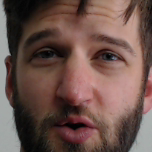
#> input picture Face/images/justin/7.png, 152 x 152 px, found by its file name; the run also reads 1 picture not shown here
$ jupyter execute face.ipynb   (shell and % lines are left out)
#> lines starting #> are read from the running program, lines starting #| are printed output that depends on the picture; after the words box and inside, x2 and y2 are one past the last pixel; in counts of white or black regions, pixels touching at a corner belong together
# Import libraries

[cell 1]
import cv2
import os
import numpy as np
import matplotlib.pyplot as plt

[cell 2]
training_data_folder_path = 'images/'
test_data_folder_path = 'test/'

[cell 3]
random_image = cv2.imread('./7.png')
#> random_image is the input picture: shape (152, 152, 3); mean B, G, R 75.7, 82.8, 108.6
fig = plt.figure()
ax1 = fig.add_axes((0.1, 0.2, 0.8, 0.7))
ax1.set_title('Image from category 1')# change category name accordingly
plt.imshow(cv2.cvtColor(random_image, cv2.COLOR_BGR2RGB))
plt.show()

# face detection

[cell 4]
haarcascade_frontalface = './haarcascade_frontalface.xml'

[cell 5]
def detect_face(input_img):
    image = cv2.cvtColor(input_img, cv2.COLOR_BGR2GRAY)
    face_cascade = cv2.CascadeClassifier('./haarcascade_frontalface.xml')
    faces = face_cascade.detectMultiScale(image, scaleFactor=1.2, minNeighbors=5);
    if (len(faces) == 0):
        return -1, -1
    (x, y, w, h) = faces[0]
    return image[y:y+w, x:x+h], faces[0]

# prepare training dataset

[cell 6]
def prepare_training_data(training_data_folder_path):
#> called with training_data_folder_path = 'images/'
    detected_faces = []
    face_labels = []
    traning_image_dirs = os.listdir(training_data_folder_path)
    for dir_name in traning_image_dirs:
        label = int(dir_name)
        training_image_path = training_data_folder_path + "/" + dir_name
        training_images_names = os.listdir(training_image_path)

        for image_name in training_images_names:
            image_path = training_image_path  + "/" + image_name
            image = cv2.imread(image_path)
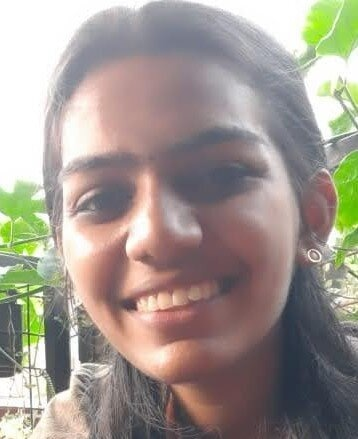
#> input picture images/0/1.jpg, 358 x 439 px
#> image is the input picture: shape (439, 358, 3); mean B, G, R 143.6, 151.7, 160.6
            face, rect = detect_face(image)
#> in detect_face, `image = cv2.cvtColor(input_img, cv2.COLOR_BGR2GRAY)`:
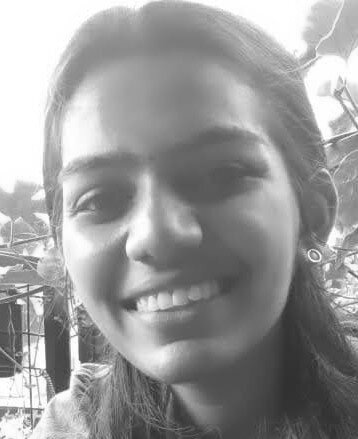
#> image: shape (439, 358); min 40, max 255, mean 153.4
#> in detect_face, `faces = face_cascade.detectMultiScale(image, scaleFactor=1.2, minNeigh..`: faces = ()
#> face = -1; rect = -1
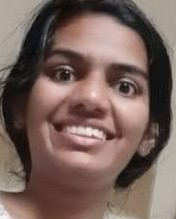
#> input picture images/0/2.jpg, 176 x 219 px
#> further down, test_image is the input picture: shape (219, 176, 3); mean B, G, R 91, 98.3, 119.7

            if type(face) != type(-1):
                resized_face = cv2.resize(face, (121,121), interpolation = cv2.INTER_AREA)
                detected_faces.append(resized_face)
                face_labels.append(label)

    return detected_faces, face_labels

[cell 7]
detected_faces, face_labels = prepare_training_data("images/")

[cell 8]
print("Total faces: ", len(detected_faces))
print("Total labels: ", len(face_labels))

# initialize a face recognizer

[cell 9]
eigenfaces_recognizer = cv2.face.EigenFaceRecognizer_create()

# train the face recognizer model

[cell 10]
eigenfaces_recognizer.train(detected_faces, np.array(face_labels))

[cell 11]
def draw_rectangle(test_image, rect):
    (x, y, w, h) = rect
    cv2.rectangle(test_image, (x, y), (x+w, y+h), (0, 255, 0), 2)

def draw_text(test_image, label_text, x, y):
    cv2.putText(test_image, label_text, (x, y), cv2.FONT_HERSHEY_PLAIN, 1.5, (0, 255, 0), 2)

# predict output on test data

[cell 12]
def predict(test_image):
    detected_face, rect = detect_face(test_image)
#> in detect_face (call 4), `image = cv2.cvtColor(input_img, cv2.COLOR_BGR2GRAY)`:
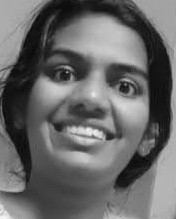
#> image: shape (219, 176); min 5, max 248, mean 103.8
#> in detect_face (call 4), `faces = face_cascade.detectMultiScale(image, scaleFactor=1.2, minNeigh..`: faces = [[26, 20, 137, 137]]
#> in detect_face (call 4), `(x, y, w, h) = faces[0]`: x = 26; y = 20; w = 137
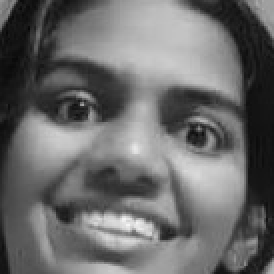
#> detected_face: shape (137, 137) (shown 2 times larger); min 6, max 245, mean 106.6
#> rect = [26, 20, 137, 137]
    resized_test_image = cv2.resize(detected_face, (121,121), interpolation = cv2.INTER_AREA)
    label= eigenfaces_recognizer.predict(resized_test_image)
#> label = (0, 0)
    label_text = tags[label[0]]
#> label_text = '0'
    if type(rect) != type(-1):
        draw_rectangle(test_image, rect)
#> in draw_rectangle, `(x, y, w, h) = rect`: x = 26; y = 20; w = 137
#> in draw_rectangle, `cv2.rectangle(test_image, (x, y), (x+w, y+h), (0, 255, 0), 2)`:
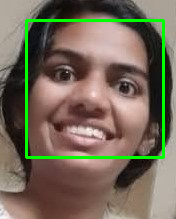
#> test_image: shape (219, 176, 3); 4.25% of pixels changed, all inside (x1, y1, x2, y2) = (25, 19, 165, 159)
        draw_text(test_image, label_text, rect[0], rect[1]-5)
#> in draw_text, `cv2.putText(test_image, label_text, (x, y), cv2.FONT_HERSHEY_PLAIN, 1...`:
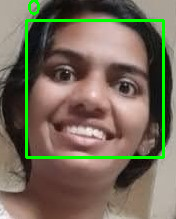
#> test_image: shape (219, 176, 3); 0.25% of pixels changed, all inside (x1, y1, x2, y2) = (28, 0, 40, 16)
    else:
        print("No face found")
        label_text="Unknown Person"
    return test_image, label_text

[cell 13]
tags = ['0', '1', '2', '3', '4']

[cell 14]
test_image = cv2.imread("./images/0/2.jpg")

[cell 15]
predicted_image, label = predict(test_image)
#> label = '0'

[cell 16]
fig = plt.figure()
ax1 = fig.add_axes((0.1, 0.2, 0.8, 0.7))
ax1.set_title('actual class: ' + tags[1]+ ' | ' + 'predicted class: ' + label)
plt.axis("off")
plt.imshow(cv2.cvtColor(predicted_image, cv2.COLOR_BGR2RGB))
plt.show()

[cell 17]
name=dict()
name['0']='Aishu'
name['1']='Amulya'
name['2']='Kiran'
name['3']='Sushi'
name['4']='VV'

[cell 18]
print(name[label])
#| Aishu

def text_to_speech(label):
    import pyttsx3
    engine = pyttsx3.init()
    engine.say(name[label]+" is at the door")
    engine.runAndWait()
    return name[label]

text_to_speech(label)
#> Out = 'Aishu'

[cell 19]
#save the model
eigenfaces_recognizer.save('eigenfaces_recognizer.xml')

#load the model
eigenfaces_recognizer = cv2.face.EigenFaceRecognizer_create()
eigenfaces_recognizer.read('eigenfaces_recognizer.xml')
#test the model
test_image = cv2.imread("./test/0/2.jpg")
predicted_image, label = predict(test_image)
text_to_speech(label)
#> Out = 'Aishu'
